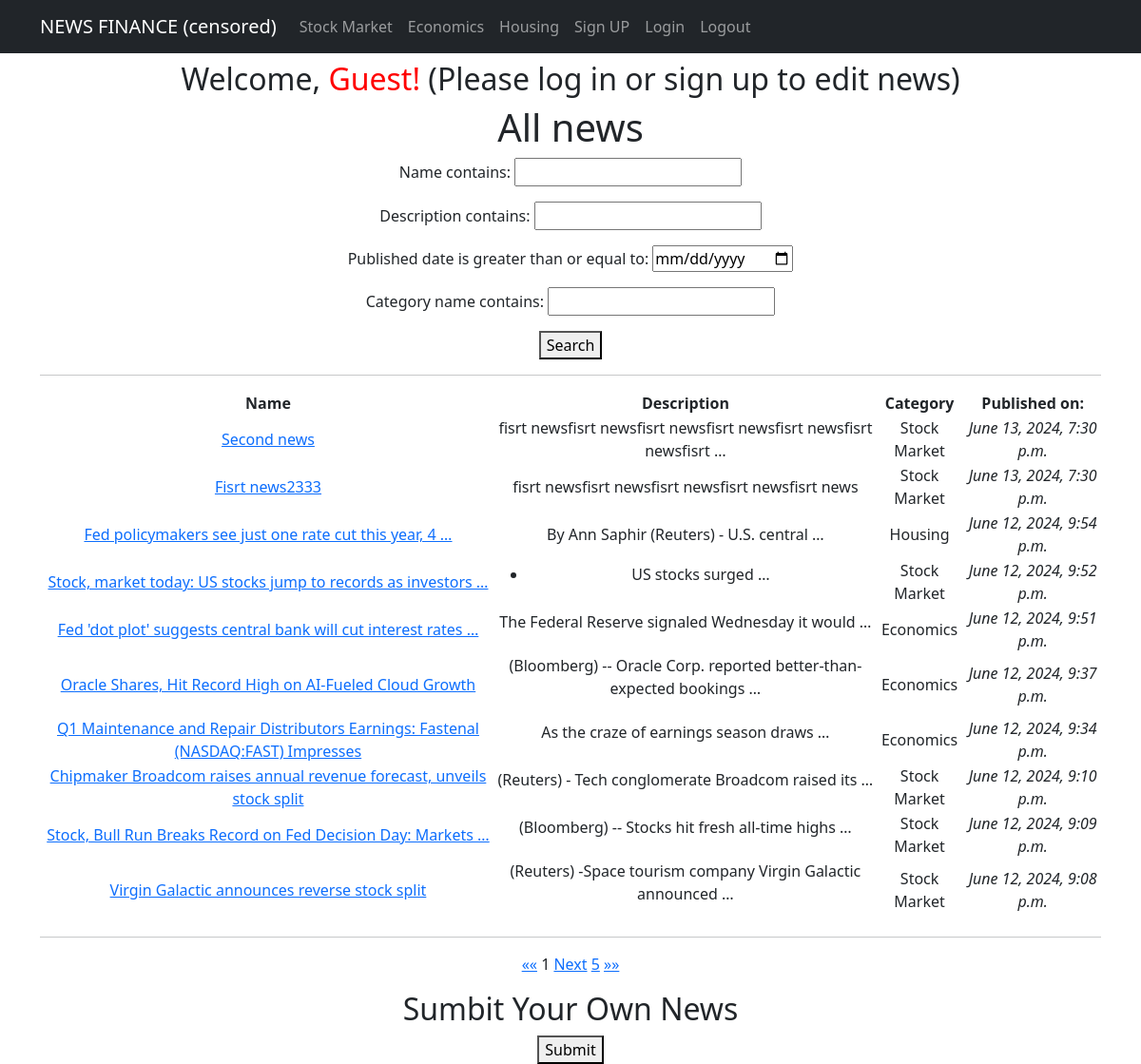
The page /news/ on the database as committed earlier.
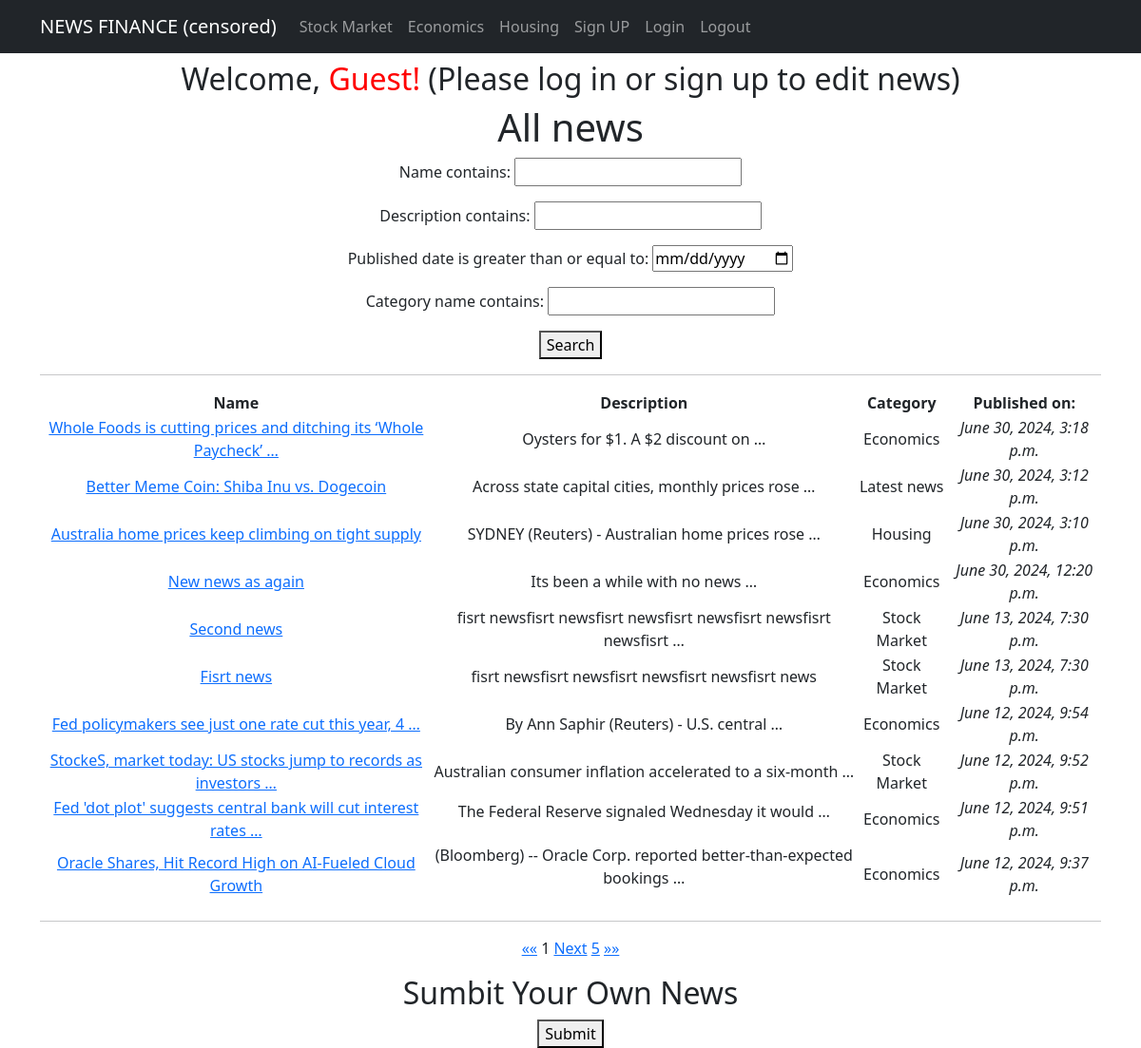
The same page on the database as committed later.
### app/models.py (models this page shows, shortened)
class News(models.Model):
    name = models.CharField(max_length=150, unique=True)
    description = models.TextField()
    published_date = models.DateTimeField(default=timezone.now)
    category = models.ForeignKey(to='Category', on_delete=models.CASCADE, related_name='news')
    author = models.ForeignKey(User, on_delete=models.CASCADE, default=1)
    class Meta:
        verbose_name_plural = "News"

class Category(models.Model):
    name = models.CharField(max_length=100, unique=True)
    class Meta:
        verbose_name_plural = "Categories"

### app/views.py (the view)
# urls.py: path('news/', cache_page(60*1)(NewsList.as_view()), name='news_list'),  # General news page caching enabled
class NewsList(ListView):
    model = News
    ordering = ['-published_date']
    template_name = 'news_list.html'
    context_object_name = 'news_list'
    paginate_by = 10     # number of entries per page
    def get_queryset(self):
        queryset = super().get_queryset()
        self.filterset = NewsFilter(self.request.GET, queryset)
        return self.filterset.qs
    def get_context_data(self, **kwargs):
        context = super().get_context_data(**kwargs)
        context['filterset'] = self.filterset
        return context

### app/templatetags/custom_filters.py (called while the page is built)
@register.filter(name='censor_bad_words')
def censor_bad_words(value):
    words = value.split()
    censored_words = [BAD_WORDS.get(word, word) for word in words]
    return ' '.join(censored_words)

### templates/news_list.html (shortened to what this page needs)
{% extends 'flatpages/default.html' %}
{% load custom_filters %}
{% block content %}
<h1>All news</h1>
   <form method="get">
       {{ filterset.form.as_p }}
       <button type="submit">Search</button>
   </form>
<hr>
<table>
       <tr>
           <td><strong>Name</strong></td>
           <td><strong>Description</strong></td>
           <td><strong>Category</strong></td>
           <td><strong>Published on:</strong></td>
       </tr>
       {% for news_list in news_list %}
       <tr>
           <td>
                <a href="{% url 'news_detail' news_list.id %}">{{ news_list.name|censor_bad_words|truncatewords:10 }}</a>
           </td>
           <td>{{ news_list.description|truncatewords:7|safe }}</td>
           <td>{{ news_list.category.name }}</td>
           <td><i>{{ news_list.published_date }}</i></td>
       </tr>
       {% endfor %}
</table>
<hr>
<a href="?page=1">&laquo;&laquo;</a>
{{ page_obj.number }}
{% if page_obj.has_next %}
    <a href="?{{ request.GET.urlencode }}&page={{ page_obj.next_page_number }}">Next</a>
    {% if paginator.num_pages != page_obj.next_page_number %}
        <a href="?page={{ page_obj.paginator.num_pages }}">{{ page_obj.paginator.num_pages }}</a>
    {% endif %}
{% endif %}
<a href="?page={{ page_obj.paginator.num_pages }}">&raquo;&raquo;</a>
<h2> Sumbit Your Own News </h2>
<a href="{% url 'create' %}"><button type="button">Submit</button>
</a>
{% endblock content %}

Rows that differ between the two databases and show on the page:
no longer on this page (row unchanged): News: name|censor_bad_words "Q1 Maintenance and Repair Distributors Earnings: Fastenal (NASDAQ:FAST) Impresses", description "As the craze of earnings season draws …", category.name "Economics", published_date "June 12, 2024, 9:34 p.m."
no longer on this page (row edited): News: name|censor_bad_words "Chipmaker Broadcom raises annual revenue forecast, unveils stock split", description "(Reuters) - Tech conglomerate Broadcom raised its …", category.name "Stock Market", published_date "June 12, 2024, 9:10 p.m."
no longer on this page (row edited): News: name|censor_bad_words "Stock, Bull Run Breaks Record on Fed Decision Day: Markets …", description "(Bloomberg) -- Stocks hit fresh all-time highs …", category.name "Stock Market", published_date "June 12, 2024, 9:09 p.m."
no longer on this page (row unchanged): News: name|censor_bad_words "Virgin Galactic announces reverse stock split", description "(Reuters) -Space tourism company Virgin Galactic announced …", category.name "Stock Market", published_date "June 12, 2024, 9:08 p.m."
added News: name|censor_bad_words "Whole Foods is cutting prices and ditching its ‘Whole Paycheck’ …", description "Oysters for $1. A $2 discount on …", category.name "Economics", published_date "June 30, 2024, 3:18 p.m."
added News: name|censor_bad_words "Better Meme Coin: Shiba Inu vs. Dogecoin", description "Across state capital cities, monthly prices rose …", category.name "Latest news", published_date "June 30, 2024, 3:12 p.m."
added News: name|censor_bad_words "Australia home prices keep climbing on tight supply", description "SYDNEY (Reuters) - Australian home prices rose …", category.name "Housing", published_date "June 30, 2024, 3:10 p.m."
added News: name|censor_bad_words "New news as again", description "Its been a while with no news …", category.name "Economics", published_date "June 30, 2024, 12:20 p.m."
changed News "fisrt newsfisrt newsfisrt newsfisrt newsfisrt news": name|censor_bad_words "Fisrt news2333" → "Fisrt news"
changed News "June 12, 2024, 9:54 p.m.": category.name "Housing" → "Economics"
changed News: name|censor_bad_words "Stock, market today: US stocks jump to records as investors …" → "StockeS, market today: US stocks jump to records as investors …"; description "US stocks surged …" → "Australian consumer inflation accelerated to a six-month …"
